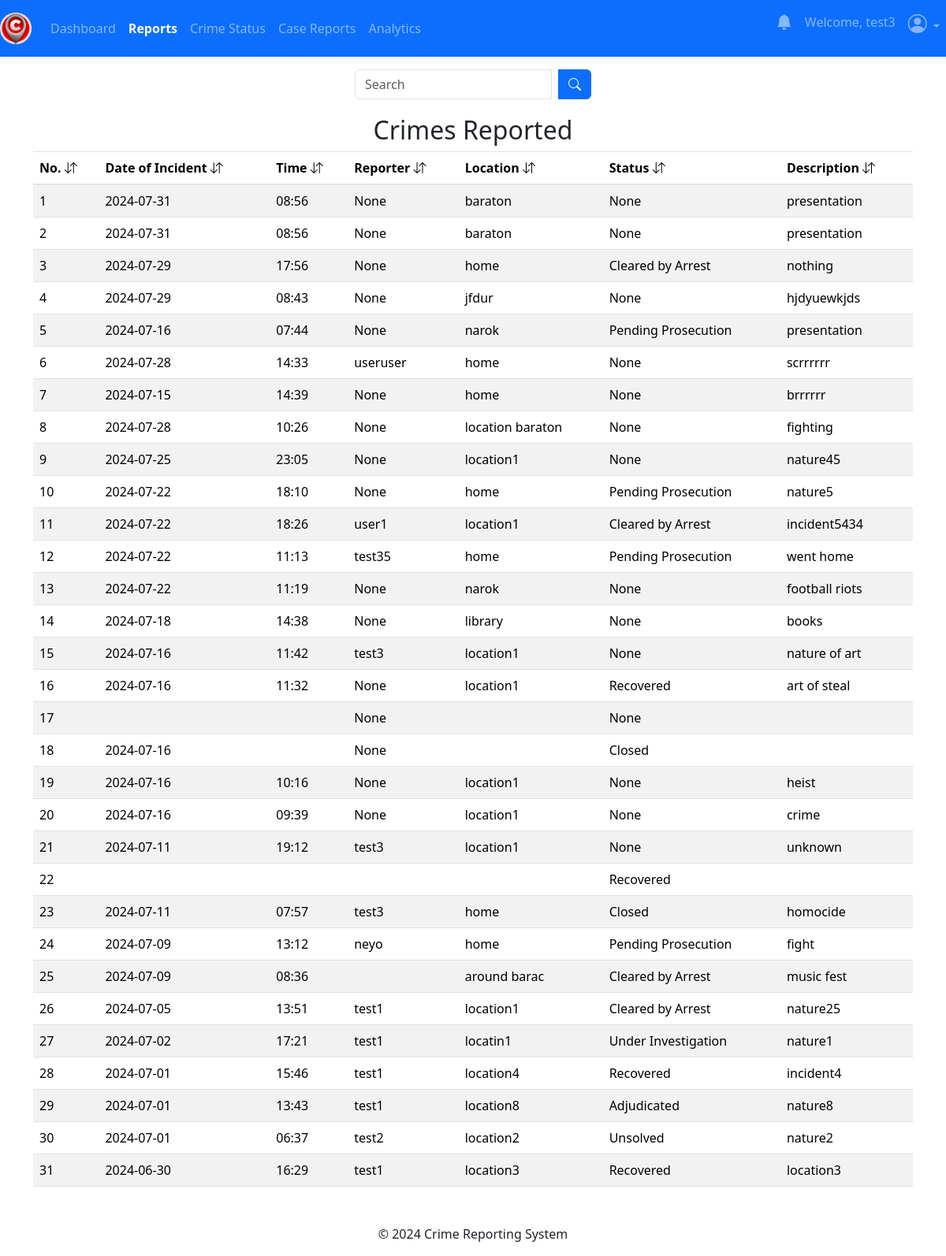
/admin/reports (signed in), run on the app's committed database.
### app/posts/models.py (models this page shows, shortened)
class Crime(db.Model, UserMixin):
    crime_id = db.Column(db.Integer, primary_key=True)
    date_of_incident = db.Column(db.String(10), nullable=False)
    issued_by = db.Column(db.String(20), nullable=True)
    time_of_incident = db.Column(db.String(10), nullable=False)
    phonenumber = db.Column(db.String(10), nullable=True)
    incident_location = db.Column(db.Text, nullable=False)
    incident_nature = db.Column(db.Text, nullable=False)
    incident_details = db.Column(db.Text, nullable=False)
    suspect_details = db.Column(db.Text, nullable=True)
    arrest_history = db.Column(db.Text, nullable=True)
    suspect_name = db.Column(db.String(10), nullable=True)
    comments = db.Column(db.Text, nullable=True)
    crime_status = db.Column(db.String(10), nullable=True)
    latitude = db.Column(db.Float)
    longitude = db.Column(db.Float)
    crime_file_upload = db.Column(db.Text, nullable=True)
    crime_file_name = db.Column(db.Text, nullable=True)
    crime_mimetype = db.Column(db.Text, nullable=True)
    date_crime_received = db.Column(db.DateTime(timezone=True), default=current_time())
    reporter_id = db.Column(db.Integer, db.ForeignKey('user.id'))

### app/admins/routes.py (the view)
@admins.route('/admin/reports')
@admin_required
def reports():
    search_query = request.args.get('search_query', '')
    try:
        if search_query:
            crimes = Crime.query.filter(
                Crime.incident_location.ilike(f'%{search_query}%') |
                Crime.issued_by.ilike(f'%{search_query}%') |
                Crime.date_of_incident.ilike(f'%{search_query}%') |
                Crime.time_of_incident.ilike(f'%{search_query}%') |
                Crime.date_crime_received.ilike(f'%{search_query}%') |
                Crime.crime_status.ilike(f'%{search_query}%') |
                Crime.incident_nature.ilike(f'%{search_query}%')
            ).order_by(desc(Crime.date_crime_received)).all()
        else:
            crimes = Crime.query.order_by(desc(Crime.date_crime_received)).all()
    except Exception as e:
        current_app.logger.error(f"Database error: {str(e)}")
        flash("An error occurred while fetching reports.", "danger")
        return redirect(url_for('admins.reports'))
    if not crimes:
        flash("No reports found.", "info")
    return render_template('admin/reports.html', title='Reports Dashboard', crimes=crimes)

### app/__init__.py (called while the page is built)
@login_manager.user_loader
def load_user(user_id):
    return models.User.query.get(user_id)

### app/admins/routes.py (called while the page is built)
def admin_required(f):
    @wraps(f)
    def decorated_function(*args, **kwargs):
        if not session.get('admin_id'):
            flash('You need to be logged in as an admin to access the page.', 'danger')
            return redirect(url_for('admins.adminIndex'))
        return f(*args, **kwargs)
    return decorated_function

### app/templates/admin/reports.html (shortened to what this page needs)
{% extends 'admin/layout.html' %} {% block content %}
<div class="container">
  <br />
  <form
    method="GET"
    action="{{ url_for('admins.reports') }}"
    class="search-form"
  >
    <div class="input-group search-input">
      <input
        type="text"
        name="search_query"
        class="form-control"
        placeholder="Search"
      />
      <div class="input-group-append ms-2">
        <button type="submit" class="btn btn-primary">
          <i class="bi bi-search"></i>
        </button>
      </div>
    </div>
  </form>
  {% if crimes %}
  <table class="table table-striped table-hover">
    <h2 style="text-align: center">Crimes Reported</h2>
    <thead>
      <tr>
        <th scope="col">No. <i class="bi bi-arrow-down-up"></i></th>
        <th scope="col">
          Date of Incident <i class="bi bi-arrow-down-up"></i>
        </th>
        <th scope="col">Time <i class="bi bi-arrow-down-up"></i></th>
        <th scope="col">Reporter <i class="bi bi-arrow-down-up"></i></th>
        <th scope="col">Location <i class="bi bi-arrow-down-up"></i></th>
        <th scope="col">Status <i class="bi bi-arrow-down-up"></i></th>
        <th scope="col">Description <i class="bi bi-arrow-down-up"></i></th>
      </tr>
    </thead>
    <tbody>
      {% for crime in crimes %}
      <tr
        onclick="crimeDetails('{{ crime.crime_id }}')"
        style="cursor: pointer"
      >
        <td>{{ loop.index }}</td>
        <td>{{ crime.date_of_incident }}</td>
        <td>{{ crime.time_of_incident }}</td>
        <td>{{ crime.issued_by }}</td>
        <td>{{ crime.incident_location }}</td>
        <td>{{ crime.crime_status }}</td>
        <td>{{ crime.incident_nature }}</td>
      </tr>
      {% endfor %}
    </tbody>
  </table>
  {% endif %}
  {% endblock content %}

### app/templates/admin/layout.html (style rules this page uses)
body { height: 100%; width: 100%; padding-top: 40px; }

### app/templates/admin/reports.html (style rules this page uses)
.search-form { display: flex; justify-content: center; margin-bottom: 20px; }
.search-input { width: 300px; }

### data on the page
Crime: date_of_incident "2024-07-31", time_of_incident "08:56", issued_by "None", incident_location "baraton", crime_status "None", incident_nature "presentation"
Crime: date_of_incident "2024-07-31", time_of_incident "08:56", issued_by "None", incident_location "baraton", crime_status "None", incident_nature "presentation"
Crime: date_of_incident "2024-07-29", time_of_incident "17:56", issued_by "None", incident_location "home", crime_status "Cleared by Arrest", incident_nature "nothing"
Crime: date_of_incident "2024-07-29", time_of_incident "08:43", issued_by "None", incident_location "jfdur", crime_status "None", incident_nature "hjdyuewkjds"
Crime: date_of_incident "2024-07-16", time_of_incident "07:44", issued_by "None", incident_location "narok", crime_status "Pending Prosecution", incident_nature "presentation"
Crime: date_of_incident "2024-07-28", time_of_incident "14:33", issued_by "useruser", incident_location "home", crime_status "None", incident_nature "scrrrrrr"
Crime: date_of_incident "2024-07-15", time_of_incident "14:39", issued_by "None", incident_location "home", crime_status "None", incident_nature "brrrrrr"
Crime: date_of_incident "2024-07-28", time_of_incident "10:26", issued_by "None", incident_location "location baraton", crime_status "None", incident_nature "fighting"
Crime: date_of_incident "2024-07-25", time_of_incident "23:05", issued_by "None", incident_location "location1", crime_status "None", incident_nature "nature45"
Crime: date_of_incident "2024-07-22", time_of_incident "18:10", issued_by "None", incident_location "home", crime_status "Pending Prosecution", incident_nature "nature5"
Crime: date_of_incident "2024-07-22", time_of_incident "18:26", issued_by "user1", incident_location "location1", crime_status "Cleared by Arrest", incident_nature "incident5434"
Crime: date_of_incident "2024-07-22", time_of_incident "11:13", issued_by "test35", incident_location "home", crime_status "Pending Prosecution", incident_nature "went home"
Crime: date_of_incident "2024-07-22", time_of_incident "11:19", issued_by "None", incident_location "narok", crime_status "None", incident_nature "football riots"
Crime: date_of_incident "2024-07-18", time_of_incident "14:38", issued_by "None", incident_location "library", crime_status "None", incident_nature "books"
Crime: date_of_incident "2024-07-16", time_of_incident "11:42", issued_by "test3", incident_location "location1", crime_status "None", incident_nature "nature of art"
Crime: date_of_incident "2024-07-16", time_of_incident "11:32", issued_by "None", incident_location "location1", crime_status "Recovered", incident_nature "art of steal"
Crime: issued_by "None", crime_status "None"
Crime: date_of_incident "2024-07-16", issued_by "None", crime_status "Closed"
Crime: date_of_incident "2024-07-16", time_of_incident "10:16", issued_by "None", incident_location "location1", crime_status "None", incident_nature "heist"
Crime: date_of_incident "2024-07-16", time_of_incident "09:39", issued_by "None", incident_location "location1", crime_status "None", incident_nature "crime"
Crime: date_of_incident "2024-07-11", time_of_incident "19:12", issued_by "test3", incident_location "location1", crime_status "None", incident_nature "unknown"
Crime: crime_status "Recovered"
Crime: date_of_incident "2024-07-11", time_of_incident "07:57", issued_by "test3", incident_location "home", crime_status "Closed", incident_nature "homocide"
Crime: date_of_incident "2024-07-09", time_of_incident "13:12", issued_by "neyo", incident_location "home", crime_status "Pending Prosecution", incident_nature "fight"
Crime: date_of_incident "2024-07-09", time_of_incident "08:36", incident_location "around barac", crime_status "Cleared by Arrest", incident_nature "music fest"
Crime: date_of_incident "2024-07-05", time_of_incident "13:51", issued_by "test1", incident_location "location1", crime_status "Cleared by Arrest", incident_nature "nature25"
Crime: date_of_incident "2024-07-02", time_of_incident "17:21", issued_by "test1", incident_location "locatin1", crime_status "Under Investigation", incident_nature "nature1"
Crime: date_of_incident "2024-07-01", time_of_incident "15:46", issued_by "test1", incident_location "location4", crime_status "Recovered", incident_nature "incident4"
Crime: date_of_incident "2024-07-01", time_of_incident "13:43", issued_by "test1", incident_location "location8", crime_status "Adjudicated", incident_nature "nature8"
Crime: date_of_incident "2024-07-01", time_of_incident "06:37", issued_by "test2", incident_location "location2", crime_status "Unsolved", incident_nature "nature2"
Crime: date_of_incident "2024-06-30", time_of_incident "16:29", issued_by "test1", incident_location "location3", crime_status "Recovered", incident_nature "location3"

### other printed values
{{ session.get('admin_name') }} "test3"
